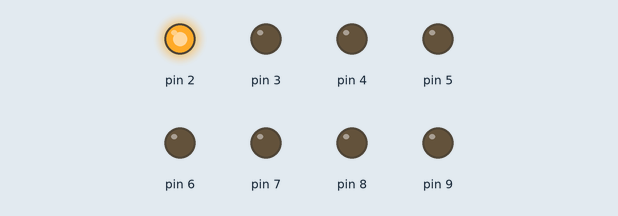
Simulated run of this sketch. Board: Arduino Uno, built with avr-gcc and run on an emulated ATmega328P. Shown: output pins drawn as LEDs (lit = HIGH). Random numbers use the default seed unless the sketch sets one.

Above: at 0.07 s.
At 4.57 s:
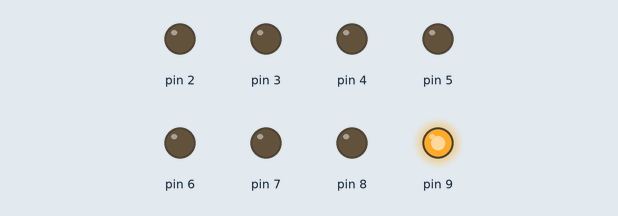
At 9.07 s:
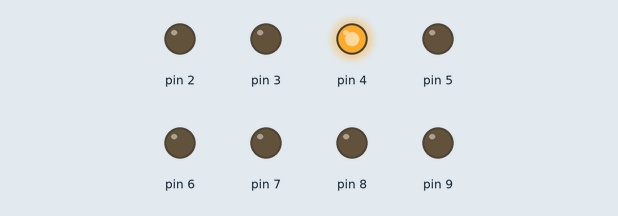
At 20.18 s:
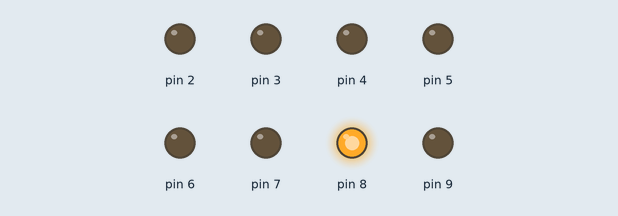
At 30.08 s:
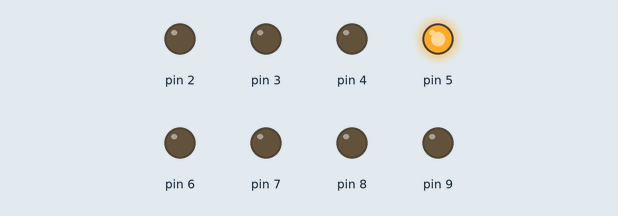
At 39.84 s:
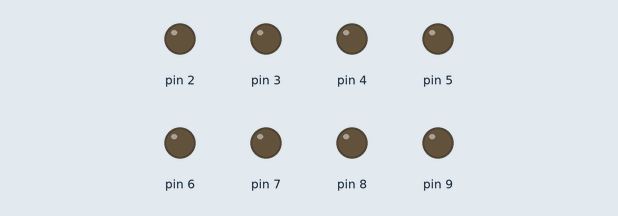
Timing chart, 0 to 40.0 s (numbered marks = the images above):
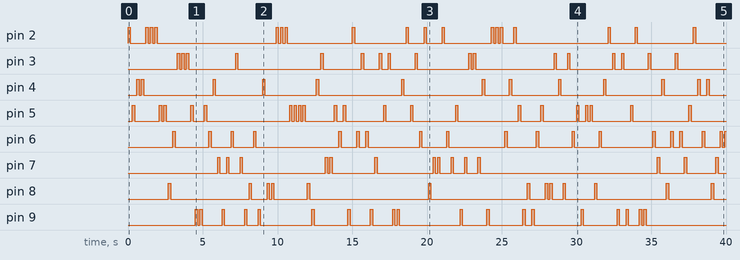

Measured:
- by itself, pin 2: LOW → HIGH at 0.00 s, → LOW 0.15 s later, → HIGH 1.1 s later, → LOW 0.15 s later, … (36 changes in this stretch)
- by itself, pin 3: LOW → HIGH at 3.3 s, → LOW 0.15 s later, → HIGH 0.15 s later, → LOW 0.15 s later, … (34 changes in this stretch)
- by itself, pin 4: LOW → HIGH at 0.60 s, → LOW 0.15 s later, → HIGH 0.15 s later, → LOW 0.15 s later, … (26 changes in this stretch)
- by itself, pin 5: LOW → HIGH at 0.30 s, → LOW 0.15 s later, → HIGH 1.7 s later, → LOW 0.15 s later, … (42 changes in this stretch)
- by itself, pin 6: LOW → HIGH at 3.0 s, → LOW 0.15 s later, → HIGH 2.3 s later, → LOW 0.15 s later, … (37 changes in this stretch)
- by itself, pin 7: LOW → HIGH at 6.0 s, → LOW 0.15 s later, → HIGH 0.45 s later, → LOW 0.15 s later, … (28 changes in this stretch)
- by itself, pin 8: LOW → HIGH at 2.7 s, → LOW 0.15 s later, → HIGH 5.3 s later, → LOW 0.15 s later, … (26 changes in this stretch)
- by itself, pin 9: LOW → HIGH at 4.5 s, → LOW 0.15 s later, → HIGH 0.15 s later, → LOW 0.15 s later, … (38 changes in this stretch)

The sketch:

random_leds_single.ino
```cpp
void setup() {
    Serial.begin(9600);
    randomSeed(analogRead(0));
    for (int x = 2; x <= 9; x++) {
        pinMode(x, OUTPUT);
    }
}

void loop() {
    int randNum = random(2, 10);
    digitalWrite(randNum, HIGH);
    delay(150);
    digitalWrite(randNum, LOW);
    delay(150);
}
```
